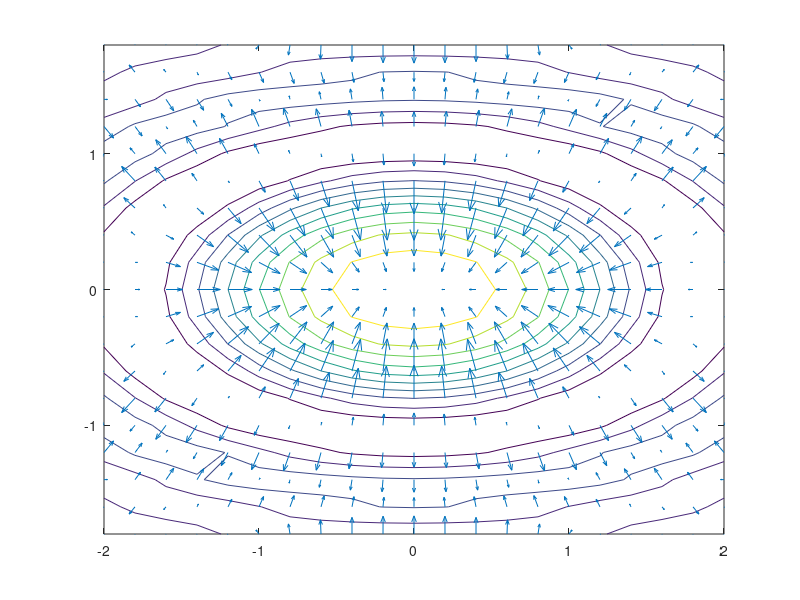

This chart was generated by the following MATLAB code:
% use meshgrid to create a rectangular grid
[x,y]=meshgrid(-2:.2:2,-1.8:.2:1.8);

% compute function values at the points of the grid
z = sin(x.^2 + 3.*y.^2 + 1)./(x.^2 + 3.*y.^2 + 1);

% compute gradients
% dx – partial derivative in respect of x; dy – partial derivative in respect of y
[dx,dy]=gradient(z);

% plot contourlines
contour(x,y,z)

% the next plot will be constructed on top of the existing figure
hold on

% plot gradients
quiver(x,y,dx,dy)

% finish drawing
hold off
